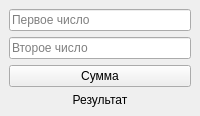
<?xml version="1.0" encoding="UTF-8"?>
<ui version="4.0">
 <class>MainWindow</class>
 <widget class="QMainWindow" name="MainWindow">
  <property name="windowTitle">
   <string>Сумма двух чисел</string>
  </property>
  <widget class="QWidget" name="centralwidget">
   <layout class="QVBoxLayout" name="verticalLayout">
    <item>
     <widget class="QLineEdit" name="lineEditA">
      <property name="placeholderText">
       <string>Первое число</string>
      </property>
     </widget>
    </item>
    <item>
     <widget class="QLineEdit" name="lineEditB">
      <property name="placeholderText">
       <string>Второе число</string>
      </property>
     </widget>
    </item>
    <item>
     <widget class="QPushButton" name="btnSum">
      <property name="text">
       <string>Сумма</string>
      </property>
     </widget>
    </item>
    <item>
     <widget class="QLabel" name="labelResult">
      <property name="text">
       <string>Результат</string>
      </property>
      <property name="alignment">
       <set>Qt::AlignCenter</set>
      </property>
     </widget>
    </item>
   </layout>
  </widget>
 </widget>
 <resources/>
 <connections/>
</ui>
